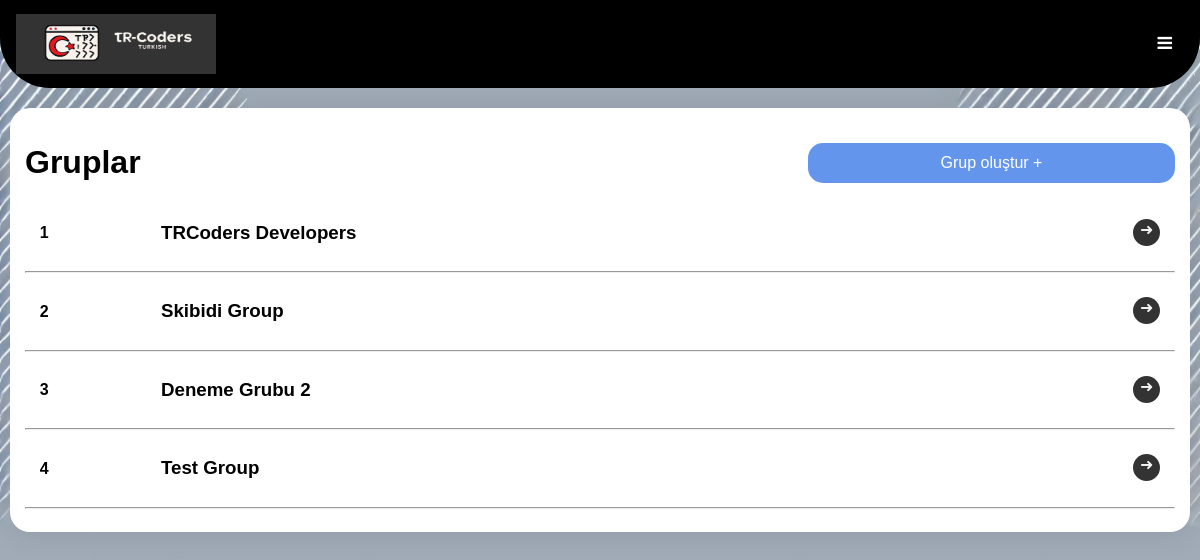
The page /groups/all/mobile (signed in) on the database its author committed.
### groups/models.py (models this page shows, shortened)
class Group(models.Model):
    name = models.CharField(max_length=100, unique=True)
    description = models.TextField()
    admin = models.ForeignKey(User, on_delete=models.CASCADE, related_name="admin_groups")
    members = models.ManyToManyField(User, related_name="member_groups", blank=True)
    created_at = models.DateTimeField(auto_now_add=True)

### groups/views.py (the view)
# urls.py: path('all/mobile',all_geoups_mobile,name="all_groups_mobile"),
def all_geoups_mobile(request):
    admin_groups = Group.objects.filter(admin=request.user)
    member_groups = Group.objects.filter(members=request.user)
    groups = (admin_groups | member_groups).distinct()
    print(len(groups))
    user=UserProfile.objects.filter(user__username=request.user.username)
    return render(request,'groups/all_mobile.html',context={'groups':groups,'profile':user[0]})

### templates/groups/all_mobile.html (shortened to what this page needs)
<html lang="tr">
  <head>
    {% load static %}
    <link rel="stylesheet" href="https://cdnjs.cloudflare.com/ajax/libs/font-awesome/4.7.0/css/font-awesome.min.css">
    <div class="topnav" style="margin:0">
      <a href="{% url 'index:index_mobile' %}" style="margin-left:0;text-align:left;" class="active"><img src="{% static 'img/Logo2.png' %}" width="200" height="60" ></a>
      <a href="javascript:void(0);" class="icon" onclick="myFunction()">
        <i class="fa fa-bars"></i>
      </a>
    </div>
  </head>
  <body>
    <div class="container">
        <div style="display: flex;justify-content: space-between;align-items: center;">
        <h1>Gruplar</h1>
        <a href="{% url 'groups:create_group_mobile' %}" class="create_group">Grup oluştur +</a>
        </div>
        {% if groups %}
        {% for group in groups %}
           <div style="display: flex;justify-content: space-around;">
            <div style="width: 8%">
             <h4>{{ forloop.counter }}</h4>
            </div>
           <div style="width: 82%;">
             <h3>{{ group.name }}</h3>
           </div>
            <a href="{% url 'groups:group_detail_mobile' group.pk %}" class="detail_linki" style="float: right;font-weight: normal;margin-top: 16px;">&#10140;</a>
           </div>
           <hr>
        {% endfor %}
        {% else %}
           <p style="color: gray;text-align: center;">Hiç bir gruba üğe değilsiniz</p>
        {% endif %}
    </div>
</body>
</html>

### templates/groups/all_mobile.html (style rules this page uses)
.create_group { padding: 10px; font-family: Arial, Helvetica, sans-serif; text-decoration: none; text-align: center; color: white; background-color: cornflowerblue; border: 1px solid transparent; height: auto ; width: 30%; font-size: 16px; border-radius: 15px; transition: all .55s ease; }

### rows shown on the page
Group: name "TRCoders Developers"
Group: name "Skibidi Group"
Group: name "Deneme Grubu 2"
Group: name "Test Group"
